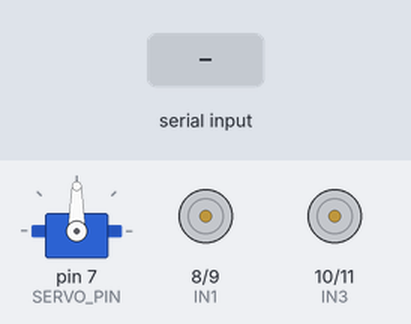
The sketch below on a simulated Arduino Uno, built with avr-gcc and run on an emulated ATmega328P. Parts: servo, motor-driver pin pairs drawn as motors (green arrow = first pin HIGH = forward, orange = second pin HIGH = backward, longer = more drive, scaled by the enable pin). The test bench sets the inputs (shaded band).

Above: at 1.2 s.
1.3 s: "F" received over the second serial link
At 2.5 s:
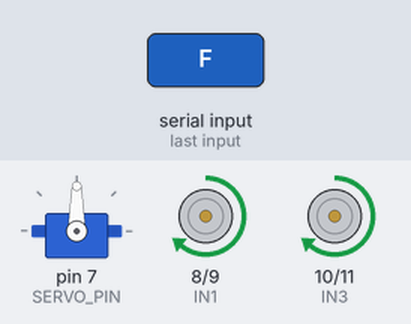
2.8 s: "B" received over the second serial link
At 3.8 s:
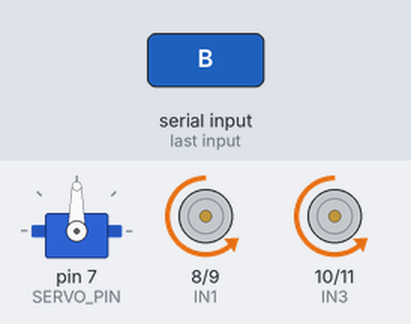
4.3 s: "L" received over the second serial link
At 5.0 s:
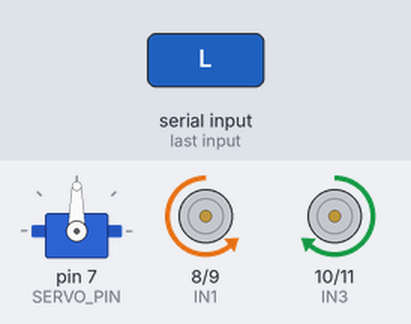
5.8 s: "R" received over the second serial link
At 6.1 s:
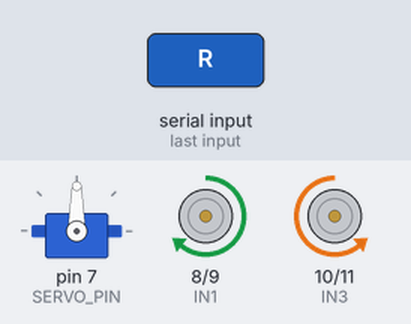
7.3 s: "H" received over the second serial link
At 8.5 s:
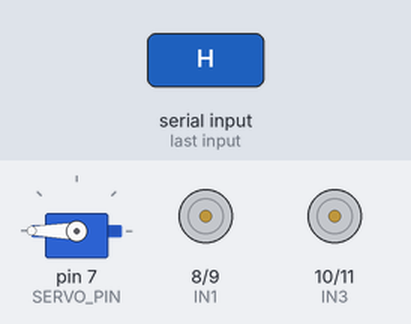
Timing chart, 0 to 14.5 s (numbered marks = the images above; inputs shaded):
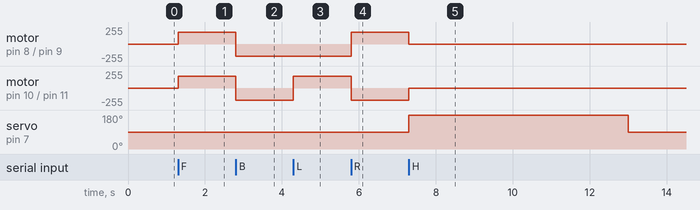

The sketch:

updated_viva.v1_code.ino
```cpp
#include <SoftwareSerial.h>
#include <Servo.h>

SoftwareSerial BT(2,3);
Servo hand;

// ---------------- Motor Pins ----------------
#define ENA 5
#define ENB 6

#define IN1 8
#define IN2 9
#define IN3 10
#define IN4 11

// ---------------- Servo ----------------
#define SERVO_PIN 7

// ---------------- Ultrasonic ----------------
#define TRIG_PIN 12
#define ECHO_PIN 13

bool autoMode = false;

void setup()
{
  BT.begin(9600);

  hand.attach(SERVO_PIN);
  hand.write(90);

  pinMode(ENA,OUTPUT);
  pinMode(ENB,OUTPUT);

  pinMode(IN1,OUTPUT);
  pinMode(IN2,OUTPUT);
  pinMode(IN3,OUTPUT);
  pinMode(IN4,OUTPUT);

  pinMode(TRIG_PIN,OUTPUT);
  pinMode(ECHO_PIN,INPUT);

  analogWrite(ENA,180);
  analogWrite(ENB,180);

  stopRobot();
}

void loop()
{
  if(BT.available())
  {
    char c=BT.read();

    switch(c)
    {
      case 'F':
        autoMode=false;
        forward();
        break;

      case 'B':
        autoMode=false;
        backward();
        break;

      case 'L':
        autoMode=false;
        left();
        break;

      case 'R':
        autoMode=false;
        right();
        break;

      case 'S':
        autoMode=false;
        stopRobot();
        break;

      case 'H':
        shakeHand();
        break;

      case 'A':
        autoMode=true;
        break;

      case 'M':
        autoMode=false;
        stopRobot();
        break;
    }
  }

  if(autoMode)
  {
    obstacleMode();
  }
}

long getDistance()
{
  digitalWrite(TRIG_PIN,LOW);
  delayMicroseconds(2);

  digitalWrite(TRIG_PIN,HIGH);
  delayMicroseconds(10);

  digitalWrite(TRIG_PIN,LOW);

  long duration=pulseIn(ECHO_PIN,HIGH,30000);

  if(duration==0)
    return 999;

  return duration*0.034/2;
}

void obstacleMode()
{
  long distance=getDistance();

  if(distance>40)
  {
    forward();
  }
  else
  {
    stopRobot();

    delay(300);

    backward();

    delay(500);

    stopRobot();

    delay(200);

    right();

    delay(500);

    stopRobot();
  }
}

// ================= Motor Functions =================

void forward()
{
  digitalWrite(IN1,HIGH);
  digitalWrite(IN2,LOW);

  digitalWrite(IN3,HIGH);
  digitalWrite(IN4,LOW);
}

void backward()
{
  digitalWrite(IN1,LOW);
  digitalWrite(IN2,HIGH);

  digitalWrite(IN3,LOW);
  digitalWrite(IN4,HIGH);
}

void left()
{
  digitalWrite(IN1,LOW);
  digitalWrite(IN2,HIGH);

  digitalWrite(IN3,HIGH);
  digitalWrite(IN4,LOW);
}

void right()
{
  digitalWrite(IN1,HIGH);
  digitalWrite(IN2,LOW);

  digitalWrite(IN3,LOW);
  digitalWrite(IN4,HIGH);
}

void stopRobot()
{
  digitalWrite(IN1,LOW);
  digitalWrite(IN2,LOW);

  digitalWrite(IN3,LOW);
  digitalWrite(IN4,LOW);
}

// ================= Servo =================

void shakeHand()
{
  stopRobot();

  hand.write(180);
  delay(700);

  delay(5000);

  hand.write(90);
  delay(700);
}
```

Measured:
- after the input at 1.3 s, motor on pin 8 (IN1) / pin 9 (IN2), motor on pin 10 (IN3) / pin 11 (IN4): stopped → forward 180/255 at once
- after the input at 2.8 s, motor on pin 8 (IN1) / pin 9 (IN2), motor on pin 10 (IN3) / pin 11 (IN4): forward 180/255 → backward 180/255 at once
- after the input at 4.3 s, motor on pin 10 (IN3) / pin 11 (IN4): backward 180/255 → forward 180/255 at once
- after the input at 5.8 s, motor on pin 8 (IN1) / pin 9 (IN2): backward 180/255 → forward 180/255 at once; motor on pin 10 (IN3) / pin 11 (IN4): forward 180/255 → backward 180/255 at once
- after the input at 7.3 s, motor on pin 8 (IN1) / pin 9 (IN2): forward 180/255 → stopped at once; motor on pin 10 (IN3) / pin 11 (IN4): backward 180/255 → stopped at once; servo on pin 7 (SERVO_PIN): 90° → 180° at once, → 90° 5.7 s later
